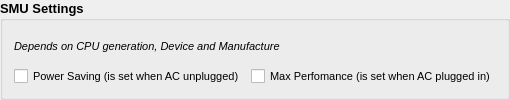
        <widget class="QGroupBox" name="groupBox_6">
         <property name="font">
          <font>
           <pointsize>10</pointsize>
           <weight>75</weight>
           <bold>true</bold>
          </font>
         </property>
         <property name="title">
          <string>SMU Settings</string>
         </property>
         <property name="flat">
          <bool>true</bool>
         </property>
         <layout class="QVBoxLayout" name="verticalLayout_7">
          <item>
           <widget class="QLabel" name="label_2">
            <property name="font">
             <font>
              <pointsize>8</pointsize>
              <weight>50</weight>
              <italic>true</italic>
              <bold>false</bold>
             </font>
            </property>
            <property name="text">
             <string>Depends on CPU generation, Device and Manufacture</string>
            </property>
           </widget>
          </item>
          <item>
           <layout class="QHBoxLayout" name="horizontalLayout_3">
            <item>
             <widget class="QCheckBox" name="smuPowerSavingCheckBox">
              <property name="minimumSize">
               <size>
                <width>0</width>
                <height>20</height>
               </size>
              </property>
              <property name="font">
               <font>
                <pointsize>8</pointsize>
                <weight>50</weight>
                <bold>false</bold>
               </font>
              </property>
              <property name="text">
               <string>Power Saving (is set when AC unplugged)</string>
              </property>
             </widget>
            </item>
            <item>
             <widget class="QCheckBox" name="smuMaxPerformanceCheckBox">
              <property name="minimumSize">
               <size>
                <width>0</width>
                <height>20</height>
               </size>
              </property>
              <property name="font">
               <font>
                <pointsize>8</pointsize>
                <weight>50</weight>
                <bold>false</bold>
               </font>
              </property>
              <property name="text">
               <string>Max Perfomance (is set when AC plugged in)</string>
              </property>
             </widget>
            </item>
           </layout>
          </item>
         </layout>
        </widget>
